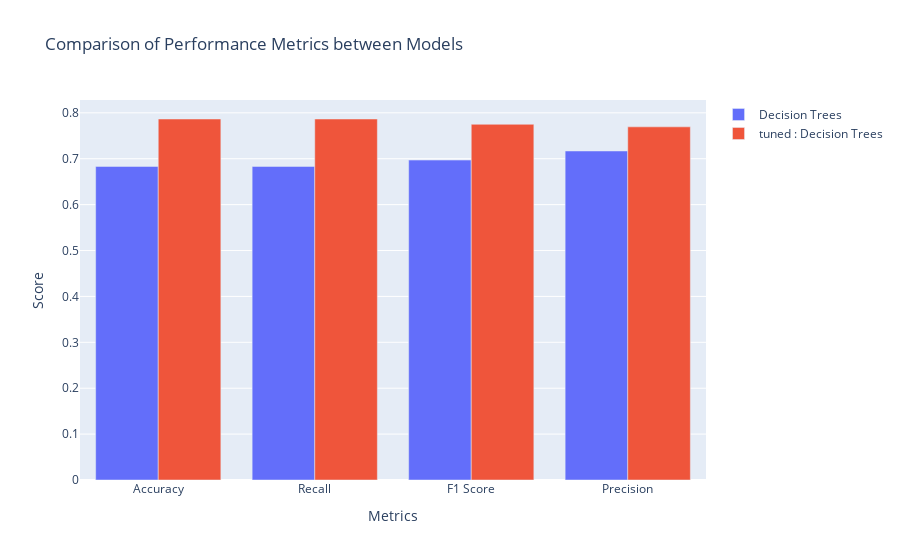

The notebook cell this image was saved under:
### Code cell
#Barplot comparing metrics before and after tuning for Decision Trees
mdls = ['Decision Trees', 'tuned : Decision Trees']
metrics = list(sc_methods[models[0]].keys())

t = []
for m in mdls:
    val = [sc_methods[m][metric] for metric in metrics]
    trace = go.Bar(x=metrics, y=val, name=m)
    t.append(trace)

lay = go.Layout(
    title='Comparison of Performance Metrics between Models',
    xaxis=dict(title='Metrics'),
    yaxis=dict(title='Score'),
    barmode='group'
)
pyo.plot(fig, filename='DecisionTrees.html', auto_open=False)
fig = go.Figure(data=t, layout=lay)
fig.show()

### Figure 1 — Plotly figure (JSON) as saved in the notebook; plotly's stock layout.template omitted (floating-point values rounded to 4 significant figures)
{"data": [{"name": "Decision Trees", "type": "bar", "x": ["Accuracy", "Recall", "F1 Score", "Precision"], "y": [0.6832, 0.6832, 0.6971, 0.7169]}, {"name": "tuned : Decision Trees", "type": "bar", "x": ["Accuracy", "Recall", "F1 Score", "Precision"], "y": [0.7866, 0.7866, 0.7751, 0.7695]}], "layout": {"barmode": "group", "title": {"text": "Comparison of Performance Metrics between Models"}, "xaxis": {"title": {"text": "Metrics"}}, "yaxis": {"title": {"text": "Score"}}}}
